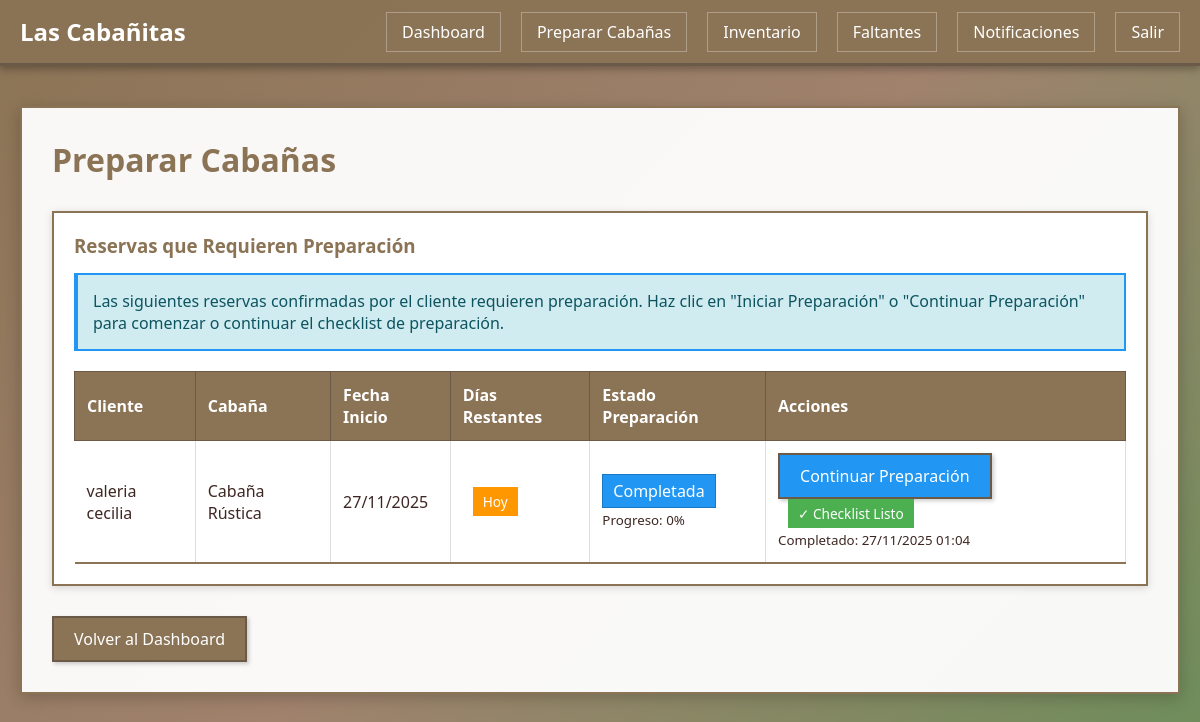
Screenshot of /encargado/preparar-cabañas/ (signed in) with the database file from the repository.
### gestion/models.py (models this page shows, shortened)
class Reserva(models.Model):
    ESTADOS = [
        ('pendiente', 'Pendiente'),
        ('confirmada', 'Confirmada'),
        ('cancelada', 'Cancelada'),
        ('completada', 'Completada'),
    ]
    idReserva = models.AutoField(primary_key=True)
    cliente = models.ForeignKey(Cliente, on_delete=models.CASCADE, related_name='reservas')
    cabaña = models.ForeignKey(Cabaña, on_delete=models.CASCADE, related_name='reservas')
    fechaInicio = models.DateField()
    fechaFin = models.DateField()
    numPersonas = models.IntegerField()
    estado = models.CharField(max_length=20, choices=ESTADOS, default='pendiente')
    montoCotizado = models.DecimalField(max_digits=10, decimal_places=2)
    comentarios = models.TextField(blank=True)
    fechaCreacion = models.DateTimeField(auto_now_add=True)
    confirmacion_cliente = models.BooleanField(default=False, verbose_name='Confirmación Cliente')
    fecha_confirmacion = models.DateTimeField(null=True, blank=True, verbose_name='Fecha Confirmación')
    class Meta:
        db_table = 'reserva'
        verbose_name = "Reserva"
        verbose_name_plural = "Reservas"
        ordering = ['-fechaCreacion']

class Cliente(models.Model):
    idCliente = models.AutoField(primary_key=True)
    nombre = models.CharField(max_length=200)
    telefono = models.CharField(max_length=20)
    email = models.EmailField()
    direccion = models.TextField()
    tipoCliente = models.CharField(max_length=50, default='Regular')
    usuario = models.OneToOneField(User, on_delete=models.CASCADE, null=True, blank=True, related_name='cliente')
    class Meta:
        db_table = 'cliente'
        verbose_name = "Cliente"
        verbose_name_plural = "Clientes"

class Cabaña(models.Model):
    ESTADOS = [
        ('lista', 'Lista'),
        ('en_preparacion', 'En Preparación'),
        ('pendiente', 'Pendiente'),
        ('mantenimiento', 'En Mantenimiento'),
        ('disponible', 'Disponible'),  # Mantener para compatibilidad
        ('ocupada', 'Ocupada'),
        ('reservada', 'Reservada'),
    ]
    idCabaña = models.AutoField(primary_key=True)
    nombre = models.CharField(max_length=100)
    capacidad = models.IntegerField()
    estado = models.CharField(max_length=20, choices=ESTADOS, default='disponible')
    precioNoche = models.DecimalField(max_digits=10, decimal_places=2)
    class Meta:
        db_table = 'cabana'
        verbose_name = "Cabaña"
        verbose_name_plural = "Cabañas"

class PreparacionCabaña(models.Model):
    ESTADOS = [
        ('pendiente', 'Pendiente'),
        ('en_proceso', 'En Proceso'),
        ('completada', 'Completada'),
        ('problemas', 'Con Problemas'),
    ]
    idPreparacion = models.AutoField(primary_key=True)
    reserva = models.OneToOneField(Reserva, on_delete=models.CASCADE, related_name='preparacion')
    encargado = models.ForeignKey(User, on_delete=models.SET_NULL, null=True, blank=True,
                                 related_name='preparaciones_asignadas', verbose_name='Encargado')
    fecha_inicio = models.DateTimeField(auto_now_add=True, verbose_name='Fecha Inicio')
    fecha_completacion = models.DateTimeField(null=True, blank=True, verbose_name='Fecha Completación')
    estado = models.CharField(max_length=20, choices=ESTADOS, default='pendiente', verbose_name='Estado')
    observaciones = models.TextField(blank=True, verbose_name='Observaciones')
    def porcentaje_completado(self):
        total = self.items_preparacion.count()
        if total == 0:
            return 0
        completadas = self.items_preparacion.filter(completado=True).count()
        return int((completadas / total) * 100)
    class Meta:
        db_table = 'preparacion_cabana'
        verbose_name = "Preparación de Cabaña"
        verbose_name_plural = "Preparaciones de Cabañas"
        ordering = ['-fecha_inicio']

class EntregaCabaña(models.Model):
    ESTADOS = [
        ('pendiente', 'Pendiente de Entrega'),
        ('entregada', 'Cabaña Entregada'),
        ('devuelta', 'Cabaña Devuelta'),
        ('verificada', 'Inventario Verificado'),
    ]
    idEntrega = models.AutoField(primary_key=True)
    reserva = models.OneToOneField(Reserva, on_delete=models.CASCADE, related_name='entrega')
    fecha_entrega = models.DateTimeField(null=True, blank=True, verbose_name='Fecha Entrega')
    fecha_devolucion = models.DateTimeField(null=True, blank=True, verbose_name='Fecha Devolución')
    encargado_entrega = models.ForeignKey(User, on_delete=models.SET_NULL, null=True, blank=True,
                                         related_name='entregas_realizadas', verbose_name='Encargado Entrega')
    cliente_confirma_entrega = models.BooleanField(default=False, verbose_name='Cliente Confirma Entrega')
    cliente_confirma_devolucion = models.BooleanField(default=False, verbose_name='Cliente Confirma Devolución')
    observaciones_entrega = models.TextField(blank=True, verbose_name='Observaciones Entrega')
    observaciones_devolucion = models.TextField(blank=True, verbose_name='Observaciones Devolución')
    firma_digital_entrega = models.CharField(max_length=255, blank=True, verbose_name='Firma Digital Entrega')
    firma_digital_devolucion = models.CharField(max_length=255, blank=True, verbose_name='Firma Digital Devolución')
    estado = models.CharField(max_length=20, choices=ESTADOS, default='pendiente', verbose_name='Estado')
    class Meta:
        db_table = 'entrega_cabana'
        verbose_name = "Entrega de Cabaña"
        verbose_name_plural = "Entregas de Cabañas"
        ordering = ['-fecha_entrega']

### gestion/templates/encargado/preparar_cabañas.html (shortened to what this page needs)
{% extends 'base.html' %}
{% block content %}
<h1 class="page-title">Preparar Cabañas</h1>
<div class="card">
    <h3>Reservas que Requieren Preparación</h3>
    <p class="alert alert-info">Las siguientes reservas confirmadas por el cliente requieren preparación. Haz clic en "Iniciar Preparación" o "Continuar Preparación" para comenzar o continuar el checklist de preparación.</p>
    {% if reservas_con_dias %}
    <table>
        <thead>
            <tr>
                <th>Cliente</th>
                <th>Cabaña</th>
                <th>Fecha Inicio</th>
                <th>Días Restantes</th>
                <th>Estado Preparación</th>
                <th>Acciones</th>
            </tr>
        </thead>
        <tbody>
            {% for item in reservas_con_dias %}
            {% with reserva=item.reserva dias_restantes=item.dias_restantes %}
            <tr>
                <td>{{ reserva.cliente.nombre }}</td>
                <td>{{ reserva.cabaña.nombre }}</td>
                <td>{{ reserva.fechaInicio|date:"d/m/Y" }}</td>
                <td>
                    {% if dias_restantes > 0 %}
                        <span class="badge badge-info">{{ dias_restantes }} día{{ dias_restantes|pluralize }}</span>
                    {% elif dias_restantes == 0 %}
                        <span class="badge badge-warning">Hoy</span>
                    {% else %}
                        <span class="badge badge-danger">Ya inició</span>
                    {% endif %}
                </td>
                <td>
                    {% for prep_id, preparacion in preparaciones.items %}
                        {% if prep_id == reserva.idReserva %}
                        <span class="status-badge-inline status-{{ preparacion.estado }}">
                            {{ preparacion.get_estado_display }}
                        </span>
                        <br><small>Progreso: {{ preparacion.porcentaje_completado }}%</small>
                        {% endif %}
                    {% empty %}
                        <span class="badge badge-secondary">No iniciada</span>
                    {% endfor %}
                </td>
                <td>
                    <a href="{% url 'preparacion_cabaña' reserva.idReserva %}" class="btn btn-primary btn-sm">
                        {% for prep_id, preparacion in preparaciones.items %}
                            {% if prep_id == reserva.idReserva %}
                                Continuar Preparación
                            {% endif %}
                        {% empty %}
                            Iniciar Preparación
                        {% endfor %}
                    </a>
                    {% for prep_id, preparacion in preparaciones.items %}
                        {% if prep_id == reserva.idReserva and preparacion.estado == 'completada' %}
                            {% if reserva.entrega %}
                                {% if reserva.entrega.estado == 'entregada' or reserva.entrega.estado == 'verificada' %}
                                    <span class="badge badge-success">✓ Checklist Listo</span>
                                    {% if reserva.entrega.fecha_entrega %}
                                    <br><small class="text-muted">Completado: {{ reserva.entrega.fecha_entrega|date:"d/m/Y H:i" }}</small>
                                    {% endif %}
                                {% else %}
                                    <a href="{% url 'checklist_entrega_encargado' reserva.idReserva %}" class="btn btn-success btn-sm">Ver Checklist Entrega</a>
                                {% endif %}
                            {% else %}
                                <a href="{% url 'checklist_entrega_encargado' reserva.idReserva %}" class="btn btn-success btn-sm">Ver Checklist Entrega</a>
                            {% endif %}
                        {% endif %}
                    {% endfor %}
                </td>
            </tr>
            {% endwith %}
            {% endfor %}
        </tbody>
    </table>
    {% else %}
    <p class="alert alert-success">No hay reservas confirmadas por el cliente que requieran preparación en este momento.</p>
    {% endif %}
</div>
<div class="mt-30">
    <a href="{% url 'dashboard_encargado' %}" class="btn">Volver al Dashboard</a>
</div>
{% endblock %}

### gestion/templates/base.html (shortened to what this page needs)
<!DOCTYPE html>
<html lang="es">
<head>
    {% load static %}
    <link rel="stylesheet" href="{% static 'css/style.css' %}">
</head>
<body>
    <header>
        <nav>
            <div class="logo">Las Cabañitas</div>
            <ul class="nav-links">
                {% if user.is_authenticated %}
                    {% if user.is_staff %}
                        <li><a href="{% url 'dashboard_admin' %}">Dashboard</a></li>
                        <li><a href="{% url 'calendario_disponibilidad' %}">Calendario</a></li>
                        <li><a href="{% url 'gestion_reservas' %}">Reservas</a></li>
                        <li><a href="{% url 'gestion_cabañas' %}">Cabañas</a></li>
                        <li><a href="{% url 'gestion_clientes' %}">Clientes</a></li>
                        <li><a href="{% url 'registro_pagos' %}">Pagos</a></li>
                        <li><a href="{% url 'atender_reportes_faltantes' %}">Reportes Faltantes</a></li>
                        <li><a href="{% url 'panel_notificaciones' %}">Notificaciones</a></li>
                        <li><a href="/admin/">Admin Django</a></li>
                    {% elif user.groups.all %}
                        {% for group in user.groups.all %}
                            {% if group.name == 'Encargados' %}
                                <li><a href="{% url 'dashboard_encargado' %}">Dashboard</a></li>
                                <li><a href="{% url 'preparar_cabañas' %}">Preparar Cabañas</a></li>
                                <li><a href="{% url 'inventario_cabañas' %}">Inventario</a></li>
                                <li><a href="{% url 'reporte_faltantes' %}">Faltantes</a></li>
                                <li><a href="{% url 'notificaciones_encargado' %}">Notificaciones</a></li>
                            {% endif %}
                        {% endfor %}
                    {% endif %}
                    <li><a href="{% url 'logout' %}">Salir</a></li>
                {% else %}
                    <li><a href="{% url 'login' %}">Iniciar Sesión</a></li>
                    <li><a href="{% url 'registro_cliente' %}">Registrarse</a></li>
                {% endif %}
            </ul>
        </nav>
    </header>
    <div class="container">
        <div class="content">
            {% block content %}{% endblock %}
        </div>
    </div>
</body>
</html>

### gestion/static/css/style.css (style rules this page uses)
* { margin: 0; padding: 0; box-sizing: border-box; }
body { font-family: 'Segoe UI', Tahoma, Geneva, Verdana, sans-serif; background: linear-gradient(135deg, #8B7355 0%, #A0826D 50%, #6B8E5A 100%); min-height: 100vh; color: #3E2723; }
.container { max-width: 1200px; margin: 0 auto; padding: 20px; }
header { background: rgba(139, 115, 85, 0.95); padding: 15px 0; box-shadow: 0 3px 8px rgba(0,0,0,0.3); margin-bottom: 20px; border-bottom: 3px solid #6B5A47; }
nav { display: flex; justify-content: space-between; align-items: center; max-width: 1200px; margin: 0 auto; padding: 0 20px; }
.logo { font-size: 24px; font-weight: bold; color: #FFF; }
.nav-links { display: flex; gap: 20px; list-style: none; }
.nav-links a { color: #FFF; text-decoration: none; padding: 8px 15px; border-radius: 0; transition: background 0.3s; border: 1px solid rgba(255,255,255,0.3); }
.content { background: rgba(255, 255, 255, 0.95); border-radius: 0; padding: 30px; box-shadow: 0 4px 15px rgba(0,0,0,0.2); min-height: 500px; border: 2px solid #8B7355; }
.btn { display: inline-block; padding: 10px 20px; background: #8B7355; color: white; text-decoration: none; border-radius: 0; border: 2px solid #6B5A47; cursor: pointer; transition: all 0.3s; box-shadow: 2px 2px 4px rgba(0,0,0,0.2); }
.btn-primary { background: #2196F3; }
table { width: 100%; border-collapse: collapse; margin-top: 20px; }
table th, table td { padding: 12px; text-align: left; border-bottom: 2px solid #8B7355; border-right: 1px solid #ddd; }
table th { background: #8B7355; color: white; border: 1px solid #6B5A47; }
.card { background: white; border-radius: 0; padding: 20px; margin-bottom: 20px; box-shadow: 0 2px 8px rgba(0,0,0,0.15); border: 2px solid #8B7355; }
.card h3 { margin-bottom: 15px; color: #8B7355; }
.content h1 { color: #8B7355; margin-bottom: 30px; }
.content h3 { color: #8B7355; }
.page-title { color: #8B7355; margin-bottom: 30px; }
.mt-30 { margin-top: 30px; }
.status-badge-inline { padding: 5px 10px; border-radius: 0; color: white; display: inline-block; border: 1px solid rgba(0,0,0,0.2); }
.status-completada { background: #2196F3; }
.badge { padding: 5px 10px; border-radius: 0; font-size: 0.85em; display: inline-block; margin-left: 10px; }
.badge-warning { background: #FF9800; color: white; }
.badge-success { background: #4CAF50; color: white; }
.alert { padding: 15px; margin: 15px 0; border: 2px solid; border-left: 4px solid; }
.alert-info { background: #d1ecf1; border-color: #2196F3; color: #0c5460; }

### rows the page displays
Reserva: reserva.cliente.nombre "valeria cecilia", reserva.cabaña.nombre "Cabaña Rústica", reserva.fechaInicio "27/11/2025", entrega.fecha_entrega "27/11/2025 01:04"
PreparacionCabaña: estado "Completada", porcentaje_completado "0"
